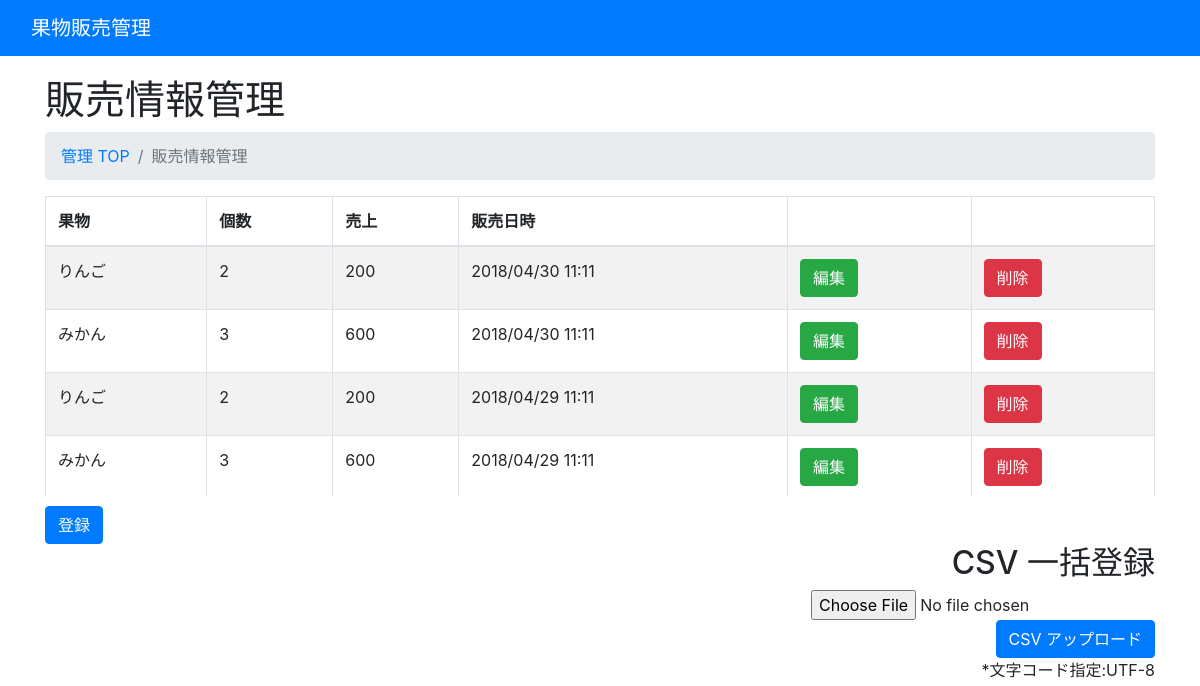
The page /sale/ (signed in) on the database its author committed.
### sales/models.py (models this page shows, shortened)
class Sale(models.Model):
    id = models.AutoField(primary_key=True)
    fruit = models.ForeignKey(Fruit, on_delete=models.CASCADE)
    number = models.PositiveIntegerField(null=False, validators=[MinValueValidator(1)])
    amount = models.IntegerField(null=False)
    sold_at = models.DateTimeField()

### fruits/models.py (models this page shows, shortened)
class Fruit(models.Model):
    id = models.AutoField(primary_key=True)
    name = models.CharField(max_length=32, null=False, unique=True)
    price = models.IntegerField(null=False)
    created_at = models.DateTimeField(auto_now_add=True)
    updated_at = models.DateTimeField(auto_now=True)

### sales/views.py (the view)
# urls.py: path('', views.IndexView.as_view(), name='top'),
class IndexView(LoginRequiredMixin, ListView):
    template_name = 'sales/top.html'
    def get_context_data(self, *, object_list=None, **kwargs):
        context = super(IndexView, self).get_context_data(**kwargs)
        context['form'] = UploadFileForm
        return context
    def get_queryset(self):
        return Sale.objects.order_by('-sold_at').all()

### sales/templates/sales/top.html (shortened to what this page needs)
{% extends 'core/layout.html' %}
{% block content %}
<h1>販売情報管理</h1>
<nav aria-label="breadcrumb">
    <ol class="breadcrumb">
        <li class="breadcrumb-item"><a href="{% url 'core:top' %}">管理 TOP</a></li>
        <li class="breadcrumb-item active" aria-current="page">販売情報管理</li>
    </ol>
</nav>
<div class="fsms-table">
    <table class="table table-striped table-bordered">
        <thead>
        <tr>
            <th>果物</th>
            <th>個数</th>
            <th>売上</th>
            <th>販売日時</th>
            <th></th>
            <th></th>
        </tr>
        </thead>
        <tbody>
        {% for sale in sale_list %}
        <tr>
            <td>{{ sale.fruit.name }}</td>
            <td>{{ sale.number }}</td>
            <td>{{ sale.amount }}</td>
            <td>{{ sale.sold_at|date:"Y/m/d H:i" }}</td>
            <td>
                <a class="btn btn-success" href="{% url 'sales:edit' sale.id %}">編集</a>
            </td>
            <td>
                <form action="{% url 'sales:delete' sale.id %}" method="post">
                    <button type="submit" class="btn btn-danger">削除</button>
                </form>
            </td>
        </tr>
        {% endfor %}
        </tbody>
    </table>
</div>
<a class="btn btn-primary" href="{% url 'sales:new' %}">登録</a>
<form action="{% url 'sales:upload' %}" method="post" class="form-horizontal text-right" enctype="multipart/form-data">
    <h2>CSV 一括登録</h2>
    <div class="form-group">
        <div>{{ form.file }}</div>
        <div>
            <button type="submit" class="btn btn-primary">CSV アップロード</button>
        </div>
        <span>*文字コード指定:UTF-8</span>
    </div>
</form>
{% endblock %}

### core/templates/core/layout.html (shortened to what this page needs)
<!DOCTYPE html>
<html>
<head>
    <link rel="stylesheet" href="https://maxcdn.bootstrapcdn.com/bootstrap/4.0.0/css/bootstrap.min.css"
>
</head>
<body>
<nav class="navbar navbar-dark bg-primary">
    <div class="container-fluid">
        <div class="navbar-header">
            <a class="navbar-brand" href="{% url 'core:top' %}">果物販売管理</a>
        </div>
    </div>
</nav>
<div class="container">
    {% block content %}{% endblock %}
</div>
</body>
</html>

### core/templates/core/layout.html (style rules this page uses)
div.fsms-table { margin-bottom: 10px; max-height: 300px; overflow: auto; }
nav.navbar { margin-bottom: 20px; }

### rows shown on the page
Sale: fruit.name "りんご", number "2", amount "200", sold_at "2018/04/30 11:11"
Sale: fruit.name "みかん", number "3", amount "600", sold_at "2018/04/30 11:11"
Sale: fruit.name "りんご", number "2", amount "200", sold_at "2018/04/29 11:11"
Sale: fruit.name "みかん", number "3", amount "600", sold_at "2018/04/29 11:11"
